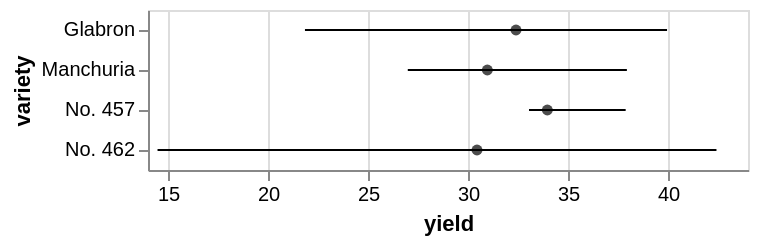

Express this chart as Vega-Lite.
### Vega-Lite specification from a JSON file in a GitHub repository (floating-point values rounded to 4 significant figures)
{"$schema": "https://vega.github.io/schema/vega-lite/v3.json", "data": {"values": [{"yield_error": 7.552, "yield_error2": -10.55, "yield_center": 32.4, "variety": "Glabron"}, {"yield_error": 6.978, "yield_error2": -3.978, "yield_center": 30.97, "variety": "Manchuria"}, {"yield_error": 3.917, "yield_error2": -0.9167, "yield_center": 33.97, "variety": "No. 457"}, {"yield_error": 11.97, "yield_error2": -15.97, "yield_center": 30.45, "variety": "No. 462"}]}, "layer": [{"mark": "errorbar", "encoding": {"x": {"field": "yield_center", "type": "quantitative", "scale": {"zero": false}, "title": "yield"}, "xError": {"field": "yield_error", "type": "quantitative"}, "xError2": {"field": "yield_error2"}, "y": {"field": "variety", "type": "ordinal"}}}, {"mark": {"type": "point", "filled": true, "color": "black"}, "encoding": {"x": {"field": "yield_center", "type": "quantitative"}, "y": {"field": "variety", "type": "ordinal"}}}]}
